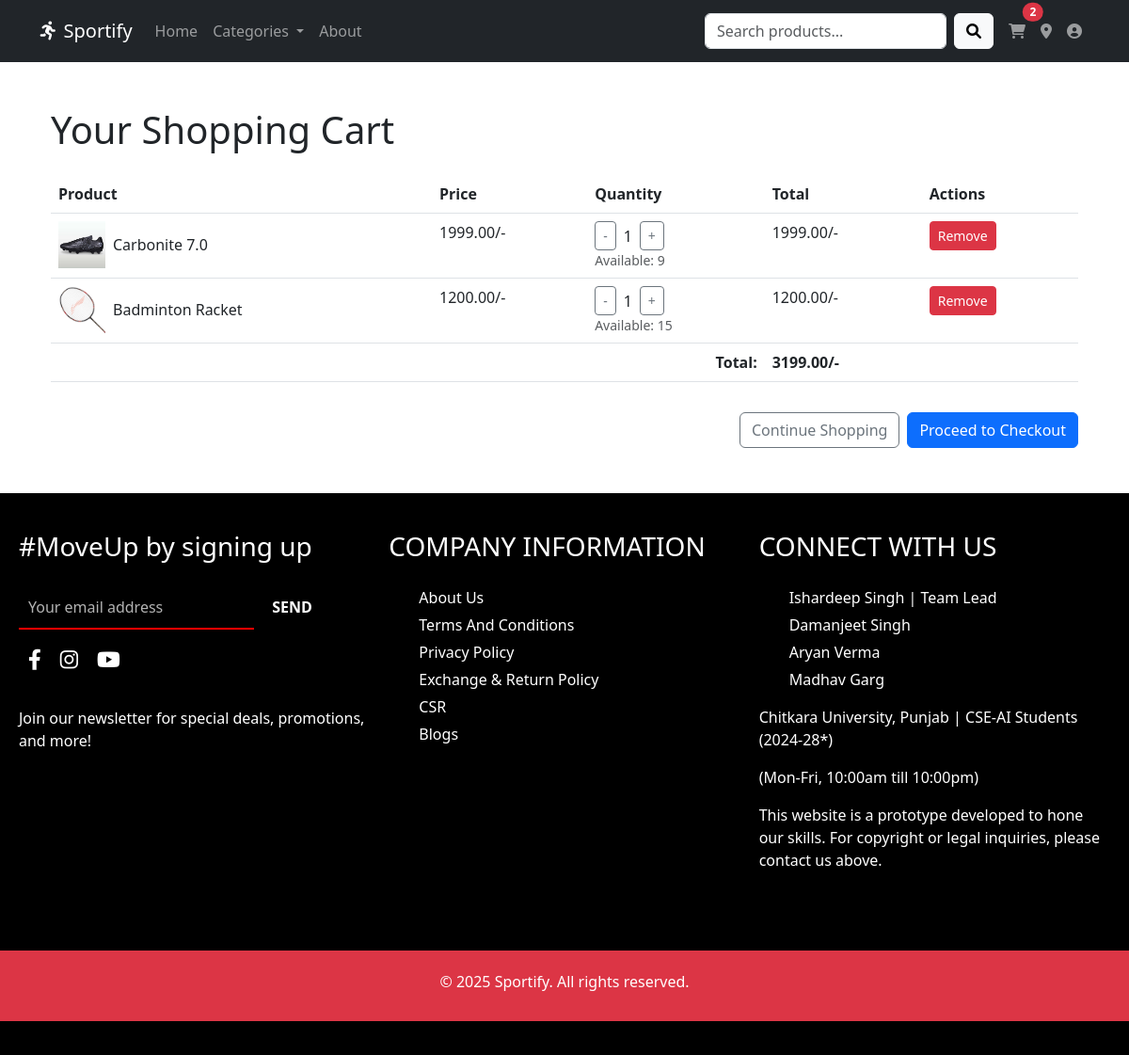
The app's page /cart/ (signed in) with its own data.
### cart_app/models.py (models this page shows, shortened)
class CartItem(models.Model):
    user = models.ForeignKey(User, on_delete=models.CASCADE)
    product = models.ForeignKey(Product, on_delete=models.CASCADE)
    quantity = models.IntegerField(default=1, validators=[MinValueValidator(1)])
    created_at = models.DateTimeField(auto_now_add=True)
    def get_total_price(self):
        return self.product.price * self.quantity

class Product(models.Model):
    category = models.ForeignKey(Category, on_delete=models.CASCADE, related_name='products')
    title = models.CharField(max_length=200)
    description = models.TextField()
    price = models.DecimalField(max_digits=10, decimal_places=2)
    stock = models.IntegerField(default=0, validators=[MinValueValidator(0)])
    image = models.ImageField(upload_to='products/')
    created_at = models.DateTimeField(auto_now_add=True)
    updated_at = models.DateTimeField(auto_now=True)
    def get_formatted_price(self):
        return f"{self.price}/-"

### cart_app/views.py (the view)
# urls.py: path('cart/', views.cart, name='cart'),
@login_required
def cart(request):
    cart_items = CartItem.objects.filter(user=request.user)
    total = sum(item.get_total_price() for item in cart_items)
    return render(request, 'cart_app/cart.html', {
        'cart_items': cart_items,
        'total': total
    })

### cart_app/context_processors.py (called while the page is built)
def cart_count(request):
    count = 0
    if request.user.is_authenticated and request.session.get('user_token'):
        count = CartItem.objects.filter(user=request.user).count()
    return {'cart_count': count}

def categories_processor(request):
    categories = Category.objects.all()
    return {'categories': categories}

def featured_products(request):
    featured = list(Product.objects.all().order_by('?')[:8])
    return {'featured_products': featured}

### user_app/context_processors.py (called while the page is built, shortened)
def user_address(request):
    context = {}
    return context

def user_context(request):
    context = {}
    categories = Category.objects.all()
    context['categories'] = categories
    if request.user.is_authenticated:
        from user_app.models import Address
        user_addresses = Address.objects.filter(user=request.user)
        cart_count = CartItem.objects.filter(user=request.user).count()
        context.update({
            'user_addresses': user_addresses,
            'cart_count': cart_count,
        })
    return context

### templates/cart_app/cart.html (shortened to what this page needs)
{% extends 'base.html' %}
{% block content %}
<h1 class="mb-4">Your Shopping Cart</h1>
{% if cart_items %}
<div class="table-responsive">
    <table class="table table-hover">
        <thead>
            <tr>
                <th>Product</th>
                <th>Price</th>
                <th>Quantity</th>
                <th>Total</th>
                <th>Actions</th>
            </tr>
        </thead>
        <tbody>
            {% for item in cart_items %}
            <tr>
                <td>
                    <div class="d-flex align-items-center">
                        <img src="{{ item.product.image.url }}" alt="{{ item.product.title }}" style="width: 50px; height: 50px; object-fit: cover;" class="me-2">
                        {{ item.product.title }}
                    </div>
                </td>
                <td>{{ item.product.get_formatted_price }}</td>
                <td>
                    <div class="d-flex align-items-center">
                        <form method="post" action="{% url 'update_cart' item.id %}" class="me-2">
                            <button type="submit" class="btn btn-sm btn-outline-secondary">-</button>
                        </form>
                        <span>{{ item.quantity }}</span>
                        <form method="post" action="{% url 'update_cart' item.id %}" class="ms-2">
                            <button type="submit" class="btn btn-sm btn-outline-secondary" {% if item.quantity >= item.product.stock %}disabled{% endif %}>+</button>
                        </form>
                    </div>
                    <small class="text-muted d-block">Available: {{ item.product.stock }}</small>
                </td>
                <td>{{ item.get_total_price }}/-</td>
                <td>
                    <form method="post" action="{% url 'update_cart' item.id %}">
                        <button type="submit" class="btn btn-sm btn-danger">Remove</button>
                    </form>
                </td>
            </tr>
            {% endfor %}
        </tbody>
        <tfoot>
            <tr>
                <td colspan="3" class="text-end"><strong>Total:</strong></td>
                <td><strong>{{ total }}/-</strong></td>
                <td></td>
            </tr>
        </tfoot>
    </table>
</div>
<div class="d-flex justify-content-end mt-3">
    <a href="{% url 'index' %}" class="btn btn-outline-secondary me-2">Continue Shopping</a>
    <a href="{% url 'checkout' %}" class="btn btn-primary">Proceed to Checkout</a>
</div>
{% endif %}
{% endblock %}

### records on screen
CartItem: product.image (picture), product "Carbonite 7.0", product.get_formatted_price "1999.00/-", quantity "1", product.stock "9", get_total_price "1999.00"
CartItem: product.image (picture), product "Badminton Racket", product.get_formatted_price "1200.00/-", quantity "1", product.stock "15", get_total_price "1200.00"

### other values on screen
{{ cart_count|default:"0" }} "2"
{{ total }} "3199.00"
